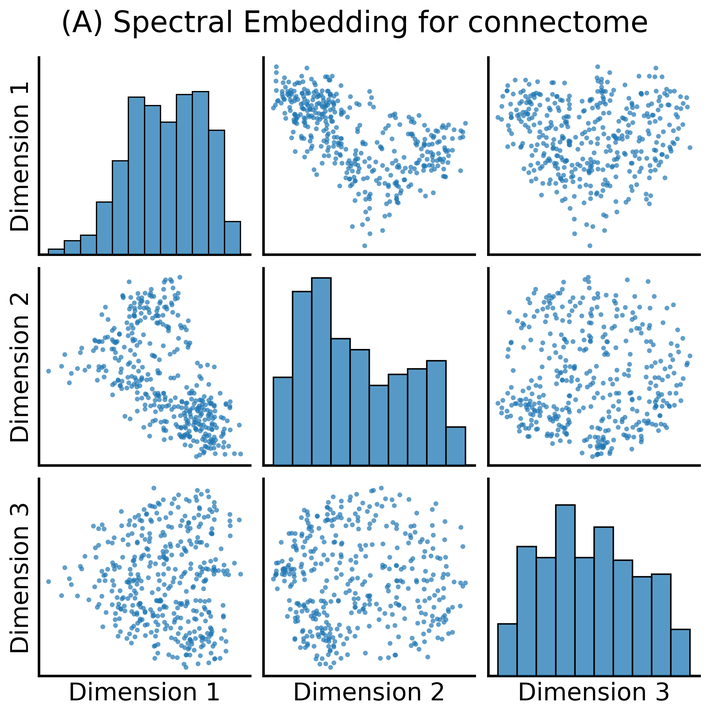
#> input picture Ch2/Figures/pairplots0.png, 709 x 715 px, shrunk from 2182 x 2201 before the run, found by its file name; its folder holds 8 pictures in this run
$ jupyter execute --allow-errors Section24.ipynb
#> lines starting #> are read from the running program, lines starting #| are printed output that depends on the picture
(ch2:select)=
# 2.4 Select and Train

[cell 1]
mode = "svg"  # output format for figs

import matplotlib

font = {'family' : 'Dejavu Sans',
        'weight' : 'normal',
        'size'   : 20}

matplotlib.rc('font', **font)

import matplotlib
from matplotlib import pyplot as plt

[cell 2]
import os
import urllib
import boto3
from botocore import UNSIGNED
from botocore.client import Config
from graspologic.utils import import_edgelist
import numpy as np
import glob
from tqdm import tqdm

# the AWS bucket the data is stored in
BUCKET_ROOT = "open-neurodata"
parcellation = "Schaefer400"
FMRI_PREFIX = "m2g/Functional/BNU1-11-12-20-m2g-func/Connectomes/" + parcellation + "_space-MNI152NLin6_res-2x2x2.nii.gz/"
FMRI_PATH = os.path.join("datasets", "fmri")  # the output folder
DS_KEY = "abs_edgelist"  # correlation matrices for the networks to exclude

def fetch_fmri_data(bucket=BUCKET_ROOT, fmri_prefix=FMRI_PREFIX,
                    output=FMRI_PATH, name=DS_KEY):
    """
    A function to fetch fMRI connectomes from AWS S3.
    """
    # check that output directory exists
    if not os.path.isdir(FMRI_PATH):
        os.makedirs(FMRI_PATH)
    # start boto3 session anonymously
    s3 = boto3.client('s3', config=Config(signature_version=UNSIGNED))
    # obtain the filenames
    bucket_conts = s3.list_objects(Bucket=bucket,
                    Prefix=fmri_prefix)["Contents"]
    for s3_key in tqdm(bucket_conts):
        # get the filename
        s3_object = s3_key['Key']
        # verify that we are grabbing the right file
        if name not in s3_object:
            op_fname = os.path.join(FMRI_PATH, str(s3_object.split('/')[-1]))
            if not os.path.exists(op_fname):
                s3.download_file(bucket, s3_object, op_fname)

def read_fmri_data(path=FMRI_PATH):
    """
    A function which loads the connectomes as adjacency matrices.
    """
    fnames = glob.glob(os.path.join(path, "*.csv"))
    fnames.sort()
    # import edgelists with graspologic
    # edgelists will be all of the files that end in a csv
    networks = [import_edgelist(fname) for fname in tqdm(fnames)]
    return np.stack(networks, axis=0)

[cell 3]
fetch_fmri_data()
#> (the call stopped at in fetch_fmri_data, `s3 = boto3.client('s3', config=Config(signature_version=UNSIGNED))`: botocore is not available in this run)
#> (the rest of this cell did not finish here and is left out)

A = As[0]

[cell 4]
from sklearn.base import TransformerMixin, BaseEstimator
from sklearn.pipeline import Pipeline
from graspologic.utils import pass_to_ranks

def remove_isolates(A):
    """
    A function which removes isolated nodes from the
    adjacency matrix A.
    """
    degree = A.sum(axis=0)  # sum along the rows to obtain the node degree
    out_degree = A.sum(axis=1)
    A_purged = A[~(degree == 0),:]
    A_purged = A_purged[:,~(degree == 0)]
    print("Purging {:d} nodes...".format((degree == 0).sum()))
    return A_purged

class CleanData(BaseEstimator, TransformerMixin):

    def fit(self, X):
        return self

    def transform(self, X):
        print("Cleaning data...")
        Acleaned = remove_isolates(X)
        A_abs_cl = np.abs(Acleaned)
        self.A_ = A_abs_cl
        return self.A_

class FeatureScaler(BaseEstimator, TransformerMixin):

    def fit(self, X):
        return self

    def transform(self, X):
        print("Scaling edge-weights...")
        A_scaled = pass_to_ranks(X)
        return (A_scaled)

num_pipeline = Pipeline([
    ('cleaner', CleanData()),
    ('scaler', FeatureScaler()),
])

#> (the rest of this cell did not finish here and is left out)

[cell 5]
from graspologic.embed import AdjacencySpectralEmbed

#> (the rest of this cell did not finish here and is left out)

[cell 6]
from graspologic.plot import pairplot
from matplotlib import pyplot as plt

#> (the rest of this cell did not finish here and is left out)

[cell 7]
from sklearn.cluster import KMeans

#> (the rest of this cell did not finish here and is left out)

[cell 8]
import matplotlib.image as mpimg

fig, axs = plt.subplots(1, 2, figsize=(20, 10), gridspec_kw={"width_ratios": [1, 1.39]})

axs[0].imshow(mpimg.imread('Figures/png/pairplots0.png'))
axs[1].imshow(mpimg.imread('Figures/png/pairplots1.png'))
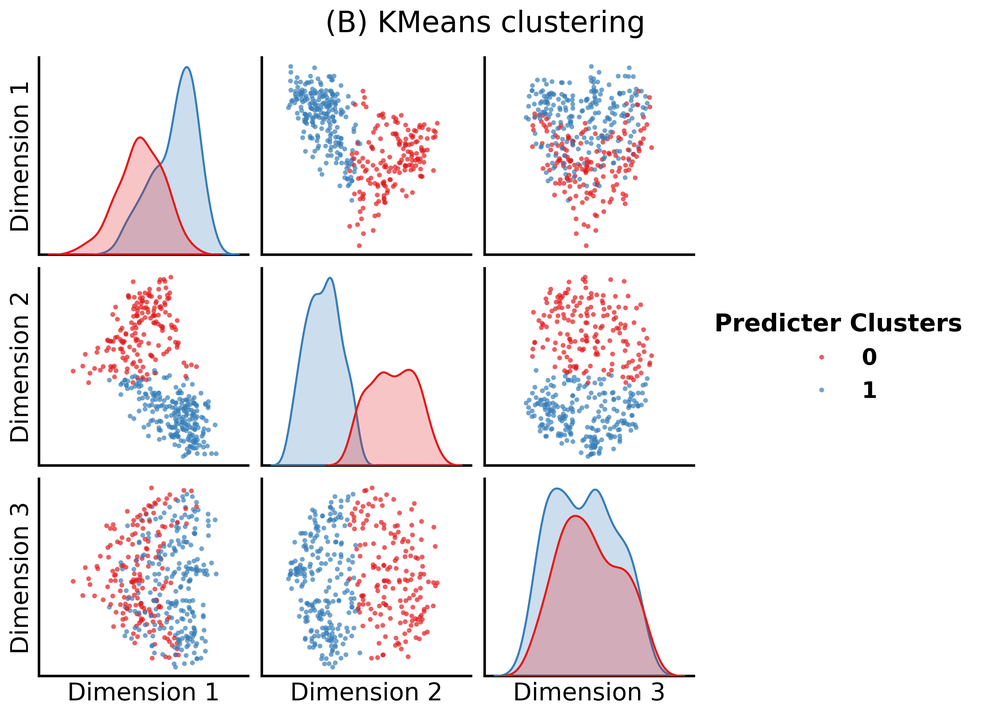
#> input picture Ch2/Figures/pairplots1.png, 982 x 715 px, shrunk from 3023 x 2201 before the run, found by its file name
# turn off x and y axis
[ax.set_axis_off() for ax in axs.ravel()];
fig.tight_layout()

fname = "pairplots"
if mode != "png":
    fig.savefig(f"Figures/{mode:s}/{fname:s}.{mode:s}")
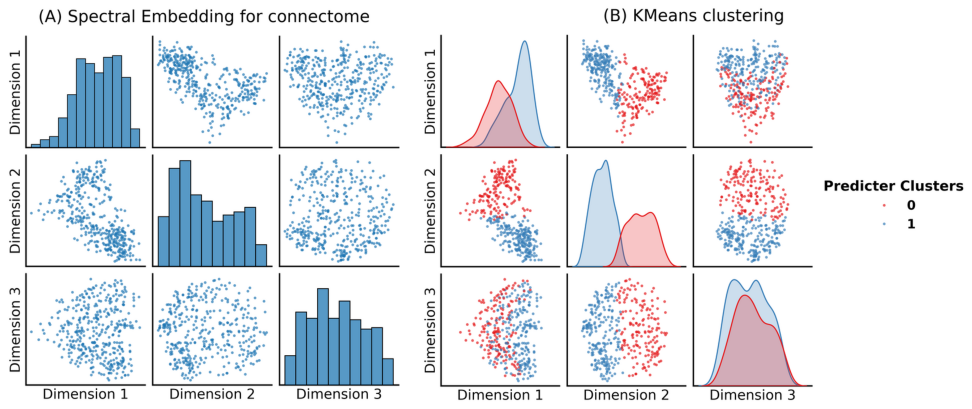
#> figure drawn by matplotlib, 2 panels

fig.savefig(f"Figures/png/{fname:s}.png")

[cell 9]
from graspologic.cluster import KMeansCluster

#> (the rest of this cell did not finish here and is left out)

[cell 10]
from graspologic.cluster import AutoGMMCluster

#> (the rest of this cell did not finish here and is left out)

[cell 11]
fig, axs = plt.subplots(1, 2, figsize=(20, 10), gridspec_kw={"width_ratios": [1, 1]})

axs[0].imshow(mpimg.imread('Figures/png/pairplot_impute0.png'))
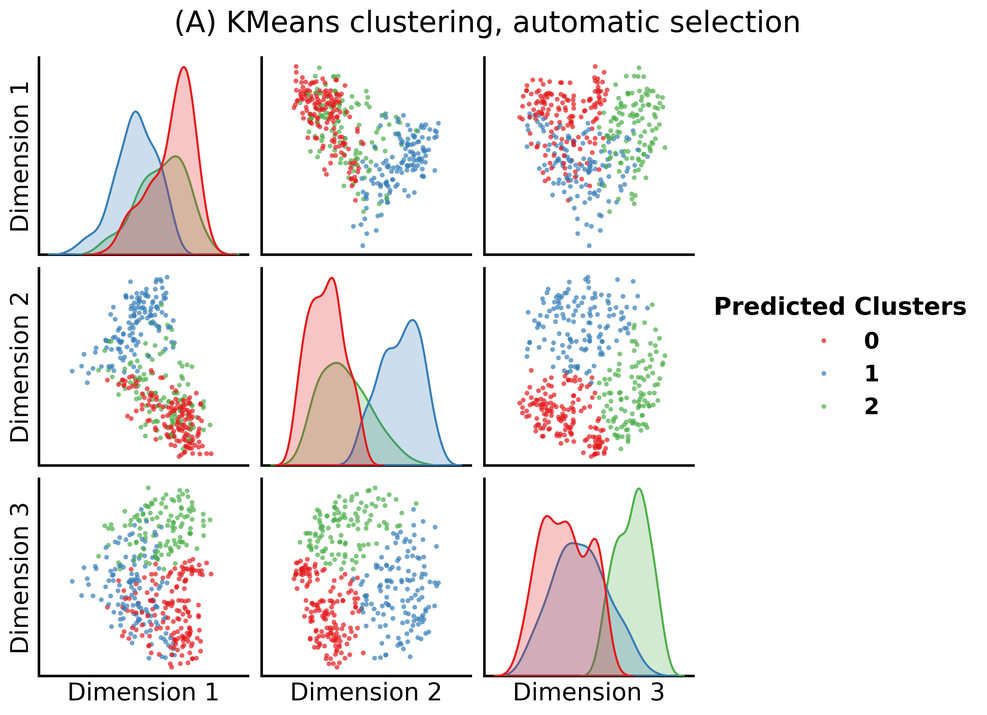
#> input picture Ch2/Figures/pairplot_impute0.png, 987 x 715 px, shrunk from 3040 x 2201 before the run, found by its file name
axs[1].imshow(mpimg.imread('Figures/png/pairplot_impute1.png'))
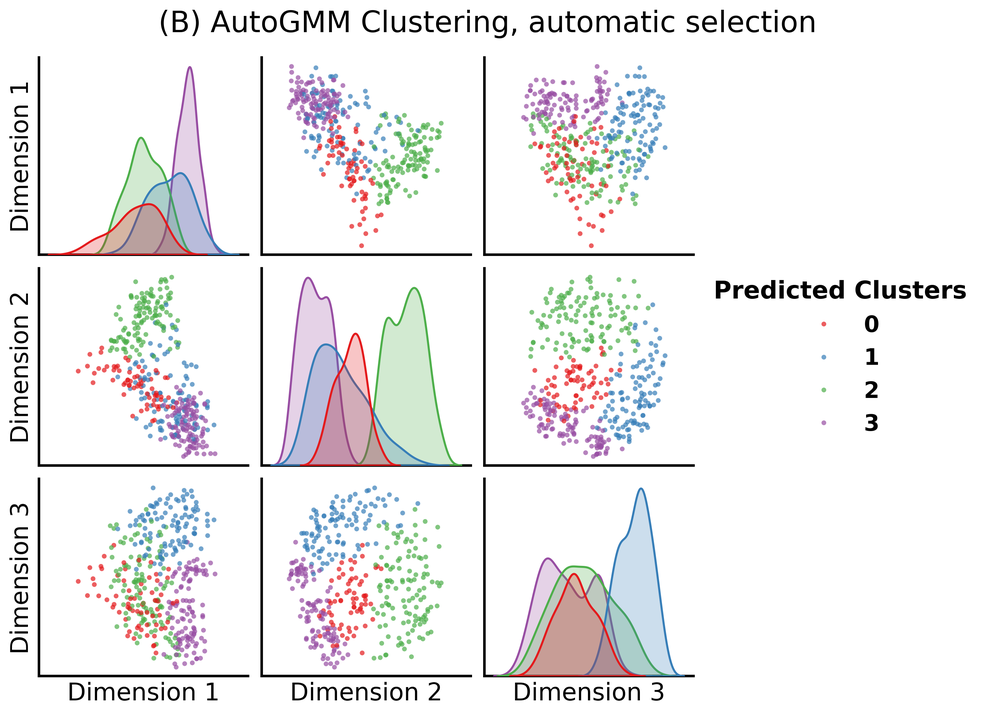
#> input picture Ch2/Figures/pairplot_impute1.png, 987 x 715 px, shrunk from 3040 x 2201 before the run, found by its file name
# turn off x and y axis
[ax.set_axis_off() for ax in axs.ravel()]
fig.tight_layout()

fname = "pairplot_impute"
if mode != "png":
    fig.savefig(f"Figures/{mode:s}/{fname:s}.{mode:s}")

fig.savefig(f"Figures/png/{fname:s}.png")
